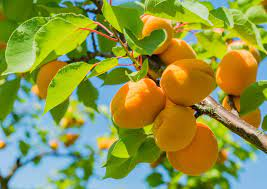
#> input picture Frontend/images/about.jpg, 267 x 189 px, given in place of the camera
$ jupyter execute contour.ipynb
#> lines starting #> are read from the running program, lines starting #| are printed output that depends on the picture; after the words box and inside, x2 and y2 are one past the last pixel; in counts of white or black regions, pixels touching at a corner belong together; pictures that were not available may be replaced by others from this repository, and a replacement may not be noted
[cell 1]
from urllib.request import urlopen
import cv2
import numpy as np
frameWidth = 640
frameHeight = 480
cap = cv2.VideoCapture(0)
#cap = cv2.VideoCapture('http://192.168.0.102:8080')
#address="http://192.168.0.102:8080/cap"
#cap.urlopen(address)
cap.set(3, frameWidth)
cap.set(4, frameHeight)

def empty(a):
    pass

cv2.namedWindow("Parameters")
cv2.resizeWindow("Parameters",640,240)
cv2.createTrackbar("Threshold1","Parameters",67,255,empty)
cv2.createTrackbar("Threshold2","Parameters",63,255,empty)
cv2.createTrackbar("Area","Parameters",5000,30000,empty)

def stackImages(scale,imgArray):
    rows = len(imgArray)
    cols = len(imgArray[0])
    rowsAvailable = isinstance(imgArray[0], list)
    width = imgArray[0][0].shape[1]
    height = imgArray[0][0].shape[0]
    if rowsAvailable:
        for x in range ( 0, rows):
            for y in range(0, cols):
                if imgArray[x][y].shape[:2] == imgArray[0][0].shape [:2]:
                    imgArray[x][y] = cv2.resize(imgArray[x][y], (0, 0), None, scale, scale)
                else:
                    imgArray[x][y] = cv2.resize(imgArray[x][y], (imgArray[0][0].shape[1], imgArray[0][0].shape[0]), None, scale, scale)
                if len(imgArray[x][y].shape) == 2: imgArray[x][y]= cv2.cvtColor( imgArray[x][y], cv2.COLOR_GRAY2BGR)
        imageBlank = np.zeros((height, width, 3), np.uint8)
        hor = [imageBlank]*rows
        hor_con = [imageBlank]*rows
        for x in range(0, rows):
            hor[x] = np.hstack(imgArray[x])
        ver = np.vstack(hor)
    else:
        for x in range(0, rows):
            if imgArray[x].shape[:2] == imgArray[0].shape[:2]:
                imgArray[x] = cv2.resize(imgArray[x], (0, 0), None, scale, scale)
            else:
                imgArray[x] = cv2.resize(imgArray[x], (imgArray[0].shape[1], imgArray[0].shape[0]), None,scale, scale)
            if len(imgArray[x].shape) == 2: imgArray[x] = cv2.cvtColor(imgArray[x], cv2.COLOR_GRAY2BGR)
        hor= np.hstack(imgArray)
        ver = hor
    return ver
def getContours(img,imgContour):
    idx=0
    contours, hierarchy = cv2.findContours(img, cv2.RETR_EXTERNAL, cv2.CHAIN_APPROX_NONE)
    #cv2.drawContours(imgContour, contours, -1, (255, 0, 255), 7)

    for cnt in contours:
        area = cv2.contourArea(cnt)
        areaMin = cv2.getTrackbarPos("Area", "Parameters")
        if area > areaMin:
        #if area > 1000:
            #cv2.drawContours(imgContour, cnt, -1, (255, 0, 255), 7)
            peri = cv2.arcLength(cnt, True)
            approx = cv2.approxPolyDP(cnt, 0.02 * peri, True)
            #print(len(approx))
            x , y , w, h = cv2.boundingRect(approx)
            cv2.rectangle(imgContour, (x , y ), (x + w , y + h ), (0, 255, 0), 5)
            roi=imgContour[y:y+h,x:x+w]
            cv2.imwrite(str(idx) + '.jpg', roi) ###time_sleep apply kora jay kina dekhte hobe
            print("capturing")
            idx=idx+1
            cv2.putText(imgContour, "Points: " + str(len(approx)), (x + w + 20, y + 20), cv2.FONT_HERSHEY_COMPLEX, .7,
                        (0, 255, 0), 2)
            cv2.putText(imgContour, "Area: " + str(int(area)), (x + w + 20, y + 45), cv2.FONT_HERSHEY_COMPLEX, 0.7,
                        (0, 255, 0), 2)


while True:
    sucess, img = cap.read()
#> img is the input picture: shape (189, 267, 3); mean B, G, R 68.7, 149.3, 140.1
    imgContour = img.copy()
    imgBlur = cv2.GaussianBlur(img,(7, 7), 1)
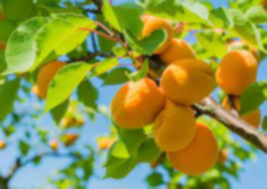
#> imgBlur: shape (189, 267, 3); mean B, G, R 68.6, 149.3, 140.1
    imgGray = cv2.cvtColor(imgBlur, cv2.COLOR_BGR2GRAY)
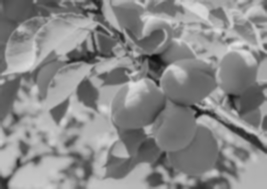
#> imgGray: shape (189, 267); min 14, max 229, mean 137.4
    threshold1 = cv2.getTrackbarPos("Threshold1", "Parameters")
    threshold2 = cv2.getTrackbarPos("Threshold2", "Parameters")
    imgCanny = cv2.Canny(imgGray,threshold1,threshold2)
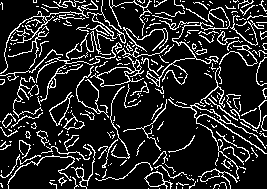
#> imgCanny: shape (189, 267); 15.4% white in thin lines or dots
    kernel = np.ones((5, 5), 'uint8')
    imgDil = cv2.dilate(imgCanny, kernel, iterations=1)
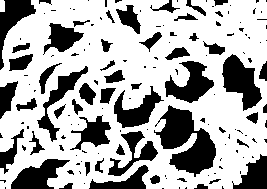
#> imgDil: shape (189, 267); 67.5% white; 151 black regions (97 under 20 px)
    getContours(imgDil,imgContour)
#> in getContours, `contours, hierarchy = cv2.findContours(img, cv2.RETR_EXTERNAL, cv2.CHA..`: contours = 2 contours; box (x1, y1, x2, y2) and area: (0, 0, 267, 189) 45259, (0, 0, 5, 12) 44
#> in getContours, `area = cv2.contourArea(cnt)`: area = 45259
#> in getContours, `peri = cv2.arcLength(cnt, True)`: peri = 1439.6
#> in getContours, `approx = cv2.approxPolyDP(cnt, 0.02 * peri, True)`: approx = [[0, 188], [266, 155], [265, 0], [31, 0]]
#> in getContours, `x , y , w, h = cv2.boundingRect(approx)`: x = 0; w = 267; h = 189
#> in getContours, `cv2.rectangle(imgContour, (x , y ), (x + w , y + h ), (0, 255, 0), 5)`:
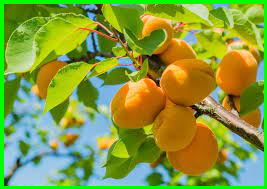
#> imgContour: shape (189, 267, 3); 6.23% of pixels changed, all inside (x1, y1, x2, y2) = (0, 0, 267, 189)

    imgStack = stackImages(0.8,([img,imgGray,imgCanny],
                               [imgDil,imgContour,imgContour]))
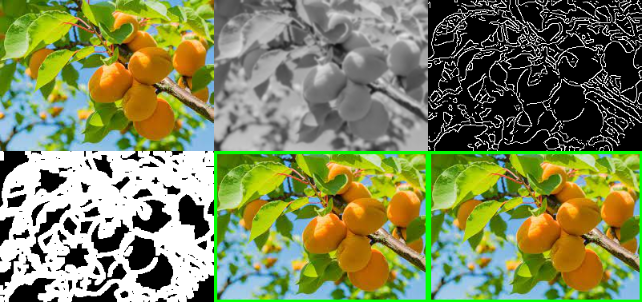
#> imgStack: shape (302, 642, 3); mean B, G, R 90.3, 134.7, 125.7
    cv2.imshow("Result",imgStack)
    if cv2.waitKey(1) & 0xFF == ord("q"):
#> (key q is pressed here)
        break
cap.release()
cv2.destroyAllWindows()

[cell 2]
#ip webcam connect
from urllib.request import urlopen
import cv2
import numpy as np
frameWidth = 640
frameHeight = 480
#cap = cv2.VideoCapture(0)
cap = cv2.VideoCapture('http://192.168.0.102:8080/video')
#address="http://192.168.0.102:8080/video"
#cap.urlopen(address)
cap.set(3, frameWidth)
cap.set(4, frameHeight)

def empty(a):
    pass

cv2.namedWindow("Parameters")
cv2.resizeWindow("Parameters",640,240)
cv2.createTrackbar("Threshold1","Parameters",67,255,empty)
cv2.createTrackbar("Threshold2","Parameters",63,255,empty)
cv2.createTrackbar("Area","Parameters",5000,30000,empty)

def stackImages(scale,imgArray):
    rows = len(imgArray)
    cols = len(imgArray[0])
    rowsAvailable = isinstance(imgArray[0], list)
    width = imgArray[0][0].shape[1]
    height = imgArray[0][0].shape[0]
    if rowsAvailable:
        for x in range ( 0, rows):
            for y in range(0, cols):
                if imgArray[x][y].shape[:2] == imgArray[0][0].shape [:2]:
                    imgArray[x][y] = cv2.resize(imgArray[x][y], (0, 0), None, scale, scale)
                else:
                    imgArray[x][y] = cv2.resize(imgArray[x][y], (imgArray[0][0].shape[1], imgArray[0][0].shape[0]), None, scale, scale)
                if len(imgArray[x][y].shape) == 2: imgArray[x][y]= cv2.cvtColor( imgArray[x][y], cv2.COLOR_GRAY2BGR)
        imageBlank = np.zeros((height, width, 3), np.uint8)
        hor = [imageBlank]*rows
        hor_con = [imageBlank]*rows
        for x in range(0, rows):
            hor[x] = np.hstack(imgArray[x])
        ver = np.vstack(hor)
    else:
        for x in range(0, rows):
            if imgArray[x].shape[:2] == imgArray[0].shape[:2]:
                imgArray[x] = cv2.resize(imgArray[x], (0, 0), None, scale, scale)
            else:
                imgArray[x] = cv2.resize(imgArray[x], (imgArray[0].shape[1], imgArray[0].shape[0]), None,scale, scale)
            if len(imgArray[x].shape) == 2: imgArray[x] = cv2.cvtColor(imgArray[x], cv2.COLOR_GRAY2BGR)
        hor= np.hstack(imgArray)
        ver = hor
    return ver
def getContours(img,imgContour):
    idx=0
    contours, hierarchy = cv2.findContours(img, cv2.RETR_EXTERNAL, cv2.CHAIN_APPROX_NONE)
    #cv2.drawContours(imgContour, contours, -1, (255, 0, 255), 7)

    for cnt in contours:
        area = cv2.contourArea(cnt)
#> area = 45259
        areaMin = cv2.getTrackbarPos("Area", "Parameters")
        if area > areaMin:
        #if area > 1000:
            #cv2.drawContours(imgContour, cnt, -1, (255, 0, 255), 7)
            peri = cv2.arcLength(cnt, True)
#> peri = 1439.6
            approx = cv2.approxPolyDP(cnt, 0.02 * peri, True)
#> approx = [[0, 188], [266, 155], [265, 0], [31, 0]]
            #print(len(approx))
            x , y , w, h = cv2.boundingRect(approx)
#> x = 0; y = 0; w = 267; h = 189
            cv2.rectangle(imgContour, (x , y ), (x + w , y + h ), (0, 255, 0), 5)
            roi=imgContour[y:y+h,x:x+w]
            cv2.imwrite(str(idx) + '.jpg', roi) ###time_sleep apply kora jay kina dekhte hobe
            idx=idx+1
            cv2.putText(imgContour, "Points: " + str(len(approx)), (x + w + 20, y + 20), cv2.FONT_HERSHEY_COMPLEX, .7,
                        (0, 255, 0), 2)
            cv2.putText(imgContour, "Area: " + str(int(area)), (x + w + 20, y + 45), cv2.FONT_HERSHEY_COMPLEX, 0.7,
                        (0, 255, 0), 2)


while True:
    sucess, img = cap.read()
    imgContour = img.copy()
    imgBlur = cv2.GaussianBlur(img,(7, 7), 1)
    imgGray = cv2.cvtColor(imgBlur, cv2.COLOR_BGR2GRAY)
    threshold1 = cv2.getTrackbarPos("Threshold1", "Parameters")
    threshold2 = cv2.getTrackbarPos("Threshold2", "Parameters")
    imgCanny = cv2.Canny(imgGray,threshold1,threshold2)
    kernel = np.ones((5, 5), 'uint8')
    imgDil = cv2.dilate(imgCanny, kernel, iterations=1)
    getContours(imgDil,imgContour)

    #imgStack = stackImages(0.4,([img,imgGray,imgCanny],
     #                          [imgDil,imgContour,imgContour]))
    #imgStack = stackImages(0.4,([img,imgGray],
     #                           [imgCanny, imgDil],[imgContour,imgContour]))
    imgStack = stackImages(0.4,([img,imgGray], [imgDil, imgContour]))
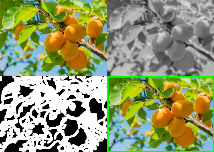
#> imgStack: shape (152, 214, 3); mean B, G, R 110.2, 153.5, 145.5
    cv2.imshow("Result",imgStack)
    if cv2.waitKey(1) & 0xFF == ord("q"):
#> (key q is pressed here)
        break
cap.release()
cv2.destroyAllWindows()

$ run again, on Frontend/images/back3.jpg
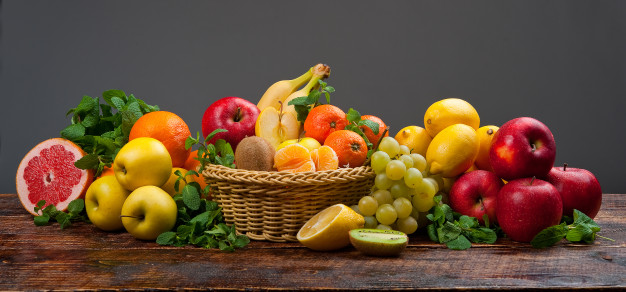
#> input picture Frontend/images/back3.jpg, 626 x 292 px, given in place of the camera
#> img is the input picture: shape (292, 626, 3); mean B, G, R 54.3, 78.2, 103.7
#> `imgCanny = cv2.Canny(imgGray,threshold1,threshold2)`:
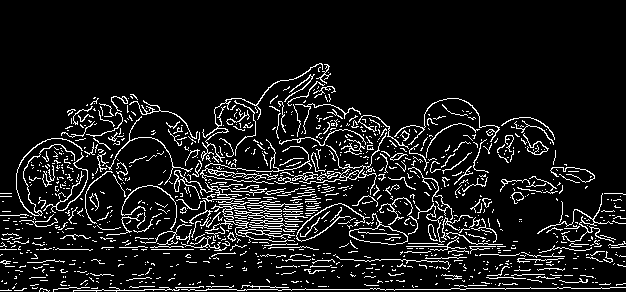
#> imgCanny: shape (292, 626); 9.7% white in thin lines or dots, all inside (x1, y1, x2, y2) = (0, 63, 626, 292)
#> imgDil: shape (292, 626); 44.5% white; 21 white regions
#> in getContours, `contours, hierarchy = cv2.findContours(img, cv2.RETR_EXTERNAL, cv2.CHA..`: contours = 7 contours, 2 with area under 20; largest, box (x1, y1, x2, y2) and area: (0, 61, 626, 292) 100256, (0, 278, 9, 286) 45, (517, 217, 524, 224) 36, (571, 266, 580, 271) 32, (590, 266, 596, 271) 20
#> in getContours, `area = cv2.contourArea(cnt)`: area = 45
#> `imgStack = stackImages(0.4,([img,imgGray], [imgDil, imgContour]))`:
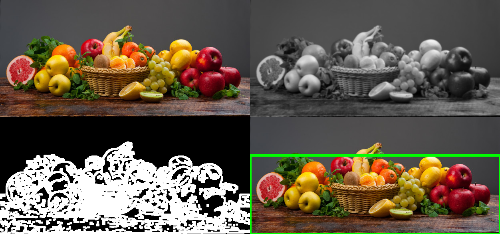
#> imgStack: shape (234, 500, 3); mean B, G, R 75.6, 90.1, 100.2

$ run again, on Frontend/images/back5.jpg
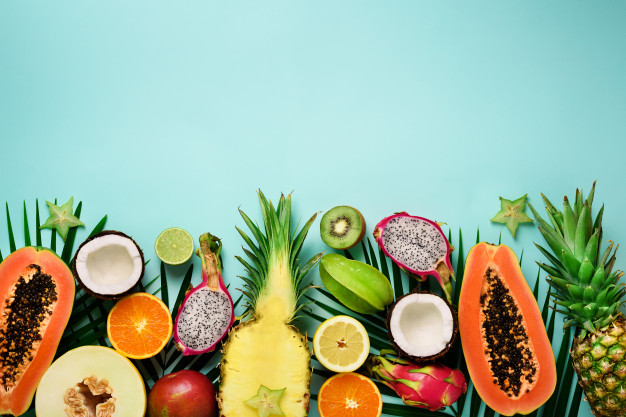
#> input picture Frontend/images/back5.jpg, 626 x 417 px, given in place of the camera
#> img is the input picture: shape (417, 626, 3); mean B, G, R 153.1, 178.3, 157.3
#> `imgCanny = cv2.Canny(imgGray,threshold1,threshold2)`:
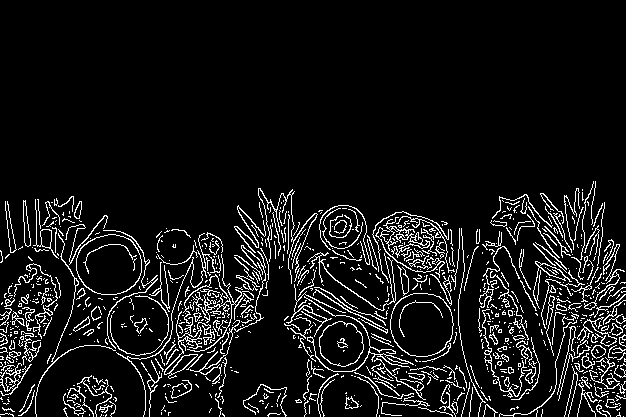
#> imgCanny: shape (417, 626); 8.4% white in thin lines or dots, all inside (x1, y1, x2, y2) = (0, 181, 626, 417)
#> imgDil: shape (417, 626); 35% white; 13 white regions
#> in getContours, `contours, hierarchy = cv2.findContours(img, cv2.RETR_EXTERNAL, cv2.CHA..`: contours = 7 contours; box (x1, y1, x2, y2) and area: (0, 179, 626, 417) 102470, (61, 373, 119, 417) 1946, (241, 382, 289, 417) 1166, (159, 378, 201, 417) 710, (343, 390, 364, 411) 280, (207, 406, 214, 415) 40, (277, 264, 285, 271) 39
#> in getContours, `area = cv2.contourArea(cnt)`: area = 40
#> `imgStack = stackImages(0.4,([img,imgGray], [imgDil, imgContour]))`:
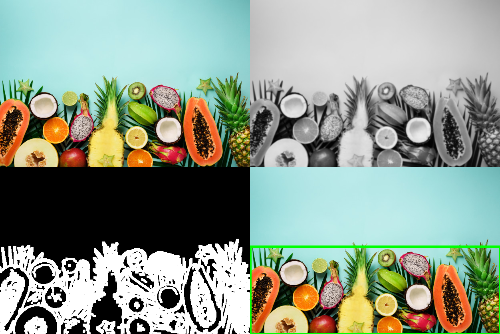
#> imgStack: shape (334, 500, 3); mean B, G, R 140.1, 154.3, 142.2
